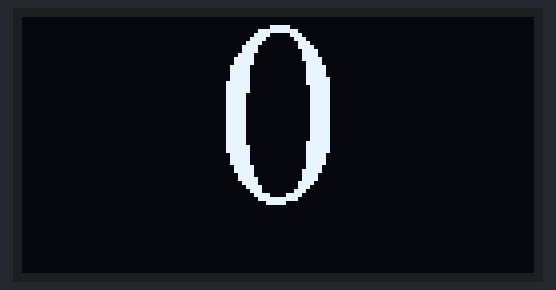
Bench run of a program on a simulated ESP32 board running MicroPython. Shown: 128×64 one-colour display. Library files of the repository ran but are not shown: ssd1306.py. At 0.1 s the program stops and its outputs stay as they are.

Above: at 0.2 s.

The program:

oled1306.py
```python
from machine import Pin, SoftI2C
from ssd1306 import SSD1306_I2C
import framebuf
import byte_arrays
import time


"""
How to connect:
VCC - 3V3
GND - GND
SCL - D22 e.g.
SDA - D21 e.g.
"""

oled_width = 128
oled_height = 64

def oled1306_configuration(scl_pin=22, sda_pin=21):
    i2c = SoftI2C(scl=Pin(scl_pin), sda=Pin(sda_pin))
    return SSD1306_I2C(oled_width, oled_height, i2c)

oled = oled1306_configuration()


def show_single_number(oled_passed: "SSD1306_I2C", buffer1):
    oled_passed.fill(0)
    fb = framebuf.FrameBuffer(buffer1, 32, 64, framebuf.MONO_HLSB)
    oled_passed.framebuf.blit(fb, 48, 0)
    oled_passed.show()


def oled1306_print_result(oled_passed: "SSD1306_I2C", buffer1, buffer2):
    fb = framebuf.FrameBuffer(buffer1, 32, 64, framebuf.MONO_HLSB)
    fb2 = framebuf.FrameBuffer(buffer2, 32, 64, framebuf.MONO_HLSB)
    fb3 = framebuf.FrameBuffer(byte_arrays.buffer_, 64, 64, framebuf.MONO_HLSB)

    oled_passed.framebuf.blit(fb, 0, 0)
    oled_passed.framebuf.blit(fb2, 96, 0)
    oled_passed.framebuf.blit(fb3, 32, 0)

    oled_passed.show()

# oled1306_print_result(oled, byte_arrays.buffer_0, byte_arrays.buffer_4)
show_single_number(oled, byte_arrays.buffer_0)
```

Source omitted: byte_arrays.py (data table, 20072 bytes)
